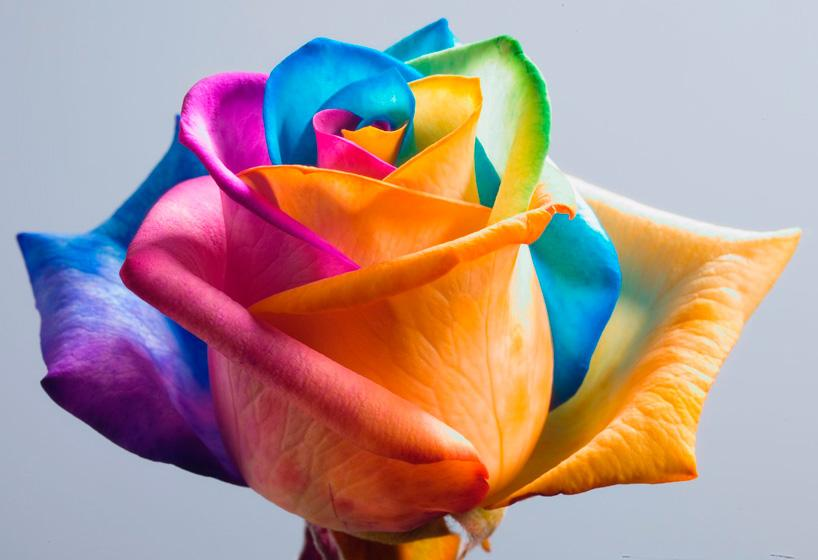
#> input picture Desafios/Projeto_Reducao_Dimensionalidade_Imagem/images/flor.jpg, 818 x 560 px, found by its file name
$ jupyter execute reducao_dimensionalidade_imagem.ipynb
#> lines starting #> are read from the running program, lines starting #| are printed output that depends on the picture; after the words box and inside, x2 and y2 are one past the last pixel; in counts of white or black regions, pixels touching at a corner belong together
# Redução de Dimensionalidade de Imagens para Redes Neurais

Este projeto implementa, em Python, o processo de redução de dimensionalidade de uma imagem colorida por meio de duas etapas:

1. Conversão da imagem colorida para tons de cinza;
2. Conversão da imagem em tons de cinza para uma imagem binarizada em preto e branco.

A implementação das transformações será realizada manualmente, sem utilizar funções prontas de bibliotecas específicas para conversão de imagens.

O objetivo é compreender como uma imagem colorida, inicialmente representada por três canais de cor — vermelho, verde e azul (RGB) — pode ser transformada em representações mais simples, reduzindo a quantidade de informação necessária para representar cada pixel.

### Importação das bibliotecas

Será utilizada a biblioteca Pillow apenas para abrir, manipular e salvar o arquivo da imagem. Já a biblioteca matplotlib, será utilizada apenas para visualizar os resultados.

[cell 1]
#Importando as bibliotecas

from PIL import Image
import matplotlib.pyplot as plt

[cell 2]
#Upload da imagem

from google.colab import files
uploaded = files.upload()
#> the answer given: flor.jpg

[cell 3]
#Carregando a imagem

flor = list(uploaded.keys())[0]
imagem_colorida = Image.open(flor)
#> imagem_colorida is the input picture: PIL image 818x560 RGB; mean R, G, B 174.6, 146, 143.6
imagem_colorida = imagem_colorida.convert("RGB")

[cell 4]
#Visualizando a imagem

plt.figure(figsize=(8, 6))

plt.imshow(imagem_colorida)
plt.axis("off")
plt.title("Imagem Colorida Original")

plt.show()

[cell 5]
#Verificando informações relevantes

print("Dimensões da imagem:", imagem_colorida.size)
#| Dimensões da imagem: (818, 560)
print("Modo da imagem:", imagem_colorida.mode)
#| Modo da imagem: RGB

Considerando que a imagem tem dimensões 818 x 560 pixels, ela possui 458.080 pixels. Como cada pixel possui três valores (RGB), temos no total uma imagem com 1.374.240 pixels.

Depois da conversão para tons de cinza, a mesma imagem terá 458.080 x 1 = 458.080 valores de intensidade.

Essa é a ideia da redução de dimensionalidade nesse contexto.

## Criando nossa função de conversão para tons de cinza

Uma fórmula simples e bastante utilizada para a conversão é:

***Gray=0.299R+0.587G+0.114B***

Essa fórmula considera a sensibilidade do olho humano a cada cor:
- O olho humano é mais sensível ao verde (G);
- Depois ao vermelho (R);
- E menos ao azul (B).

[cell 6]
#Função de conversão

def converter_para_cinza(imagem):
  largura, altura = imagem.size
#> largura = 818; altura = 560
  imagem_cinza = Image.new("L", (largura, altura))
#> imagem_cinza: PIL image 818x560 L; every value is 0

  pixels_originais = imagem.load()
  pixels_cinza = imagem_cinza.load()

  for y in range(altura):
    for x in range(largura):

      r, g, b = pixels_originais[x, y]

      valor_cinza = int(
        0.299 * r + 0.587 * g + 0.114 * b
      )

      pixels_cinza[x, y] = valor_cinza

  return imagem_cinza

imagem_cinza = converter_para_cinza(imagem_colorida)
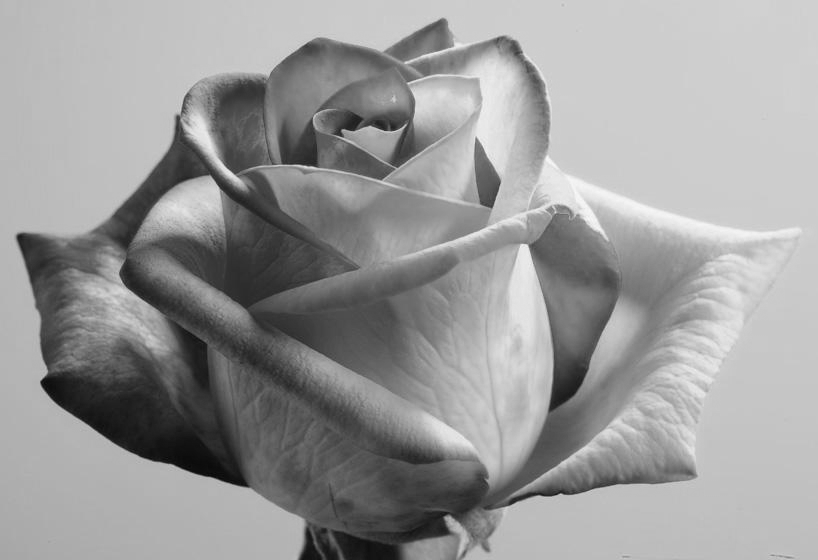
#> imagem_cinza: PIL image 818x560 L; min 5, max 249, mean 153.8

[cell 7]
#Visualizando a imagem

plt.figure(figsize=(8, 6))

plt.imshow(imagem_cinza, cmap="gray")
plt.axis("off")
plt.title("Imagem em Tons de Cinza")

plt.show()

Para comprovar que a imagem realmente está usando valores entre 0 e 255, podemos verificar da seguinte forma:

[cell 8]
#Verificando os valores da imagem em cinza

pixels_cinza = list(imagem_cinza.getdata())
#> pixels_cinza = 458080 items

print("Menor valor encontrado:", min(pixels_cinza))
#| Menor valor encontrado: 5
print("Maior valor encontrado:", max(pixels_cinza))
#| Maior valor encontrado: 249

##Criando nossa função de Binarização (Preto e Branco)

Nessa próxima etapa, vamos:

1. definir o limiar;
2. percorrer todos os pixels;
3. comparar cada valor com o limiar;
4. transformar o pixel em 0 ou 255;
5. visualizar o resultado final;
6. testar diferentes valores de limiar para observar o impacto na imagem.

[cell 9]
#Criando uma função que recebe a imagem em tons de cinza e um valor de limiar

def binarizar(imagem_cinza, limiar=127):

#> called with limiar = 127
  largura, altura = imagem_cinza.size
#> largura = 818; altura = 560
  imagem_binaria = Image.new("L", (largura, altura))

  pixels_cinza = imagem_cinza.load()
  pixels_binarios = imagem_binaria.load()

  for y in range (altura):
    for x in range(largura):

      valor_pixel = pixels_cinza[x, y]

      if valor_pixel >= limiar:
        pixels_binarios[x, y] = 255
      else:
        pixels_binarios[x, y] = 0

  return imagem_binaria

imagem_binaria = binarizar(imagem_cinza)
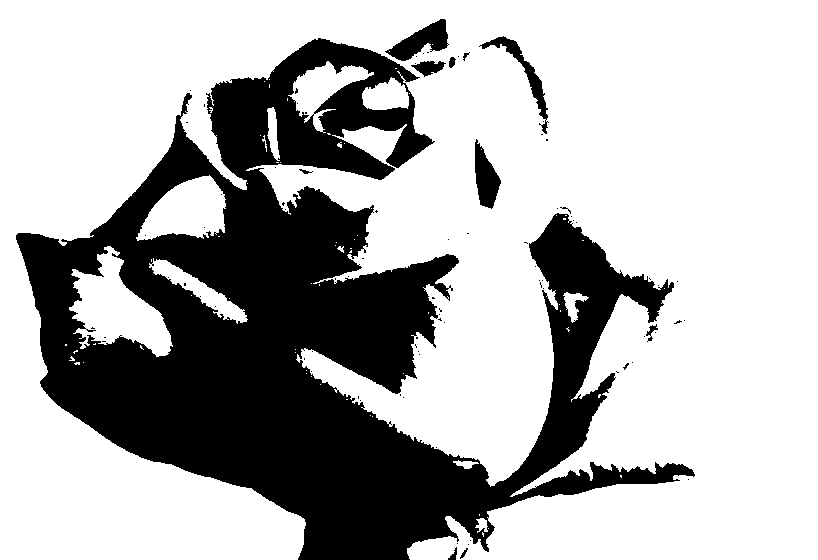
#> imagem_binaria: PIL image 818x560 L; 69.5% white; 86 black regions (75 under 20 px), largest, box (x1, y1, x2, y2) and area: (16, 38, 695, 560) 135732, (385, 19, 449, 61) 1234, (475, 139, 501, 209) 1054

[cell 10]
#Visualizando a imagem

plt.figure(figsize=(8, 6))

plt.imshow(imagem_binaria, cmap="gray", vmin=0, vmax=255)
plt.axis("off")
plt.title("Imagem Binarizada")

plt.show()

O limiar foi definido em 127, um valor aproximadamente central na escala de intensidade dos pixels da imagem em tons de cinza, que apresentou valores entre 5 e 249. No entanto, esse não é um valor obrigatório, pois o limiar pode ser ajustado de acordo com as características da imagem e o objetivo da aplicação.

Ao testar valores de limiar maiores, a imagem apresentou uma maior quantidade de pixels classificados como pretos. Por outro lado, valores de limiar menores resultaram em uma maior quantidade de pixels classificados como brancos.

Portanto, o valor 127 foi utilizado como referência para fins didáticos. Em aplicações práticas, a escolha do limiar pode depender das características da imagem e do resultado desejado.

Para comprovar que a imagem realmente está usando apenas dois valores por pixel (0 ou 255), podemos verificar da seguinte forma:

[cell 11]
pixels_binarios = list(imagem_binaria.getdata())
#> pixels_binarios = 458080 items

print("Menor valor encontrado:", min(pixels_binarios))
#| Menor valor encontrado: 0
print("Maior valor encontrado:", max(pixels_binarios))
#| Maior valor encontrado: 255
print("Valores únicos:", set(pixels_binarios))
#| Valores únicos: {0, 255}

[cell 12]
#Comparação visual das três imagens

fig, axes = plt.subplots(1, 3, figsize=(10, 6))

axes[0].imshow(imagem_colorida)
axes[0].set_title("Imagem Colorida")

axes[1].imshow(imagem_cinza, cmap="gray", vmin=0, vmax=255)
axes[1].set_title("Imagem em Tons de Cinza")

axes[2].imshow(imagem_binaria, cmap="gray", vmin=0, vmax=25)
axes[2].set_title("Imagem Binarizada")

for ax in axes:
  ax.axis("off")

plt.tight_layout()
plt.show()
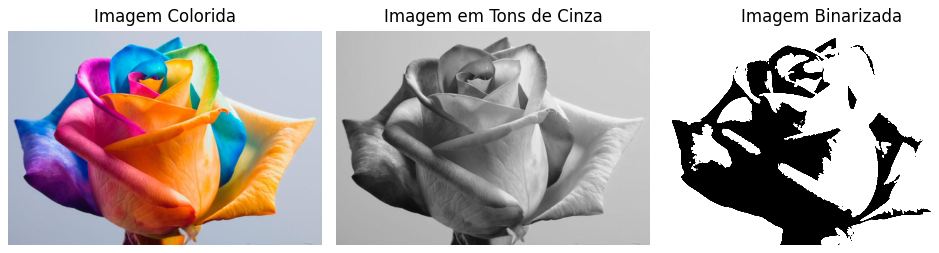
#> figure drawn by matplotlib, 3 panels
